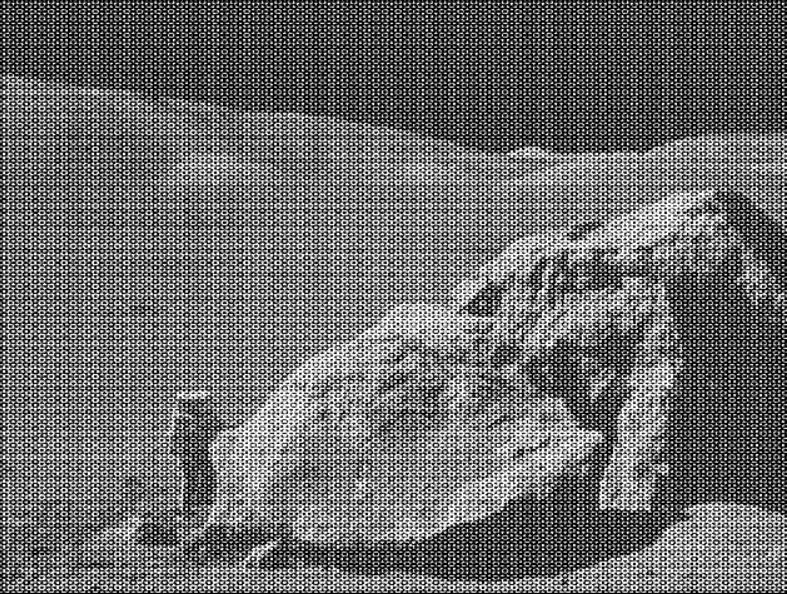
#> input picture periodic_noise.JPG, 787 x 594 px, found by its file name
$ jupyter execute 'ДЗ-5.ipynb'
#> lines starting #> are read from the running program, lines starting #| are printed output that depends on the picture; after the words box and inside, x2 and y2 are one past the last pixel; in counts of white or black regions, pixels touching at a corner belong together
[cell 1]
import numpy as np
import cv2 as cv
from matplotlib import pyplot as plt

img = cv.imread('periodic_noise.jpg', cv.IMREAD_GRAYSCALE)
#> img: shape (594, 787); min 0, max 255, mean 107.6
if img is None:
    raise FileNotFoundError('Файл periodic_noise.jpg должен лежать рядом с ноутбуком')

dft = cv.dft(np.float32(img),flags = cv.DFT_COMPLEX_OUTPUT)
dft_shift = np.fft.fftshift(dft, axes=(0, 1))

magnitude_spectrum = 20 * np.log(cv.magnitude(dft_shift[:, :, 0], dft_shift[:, :, 1]) + 1)
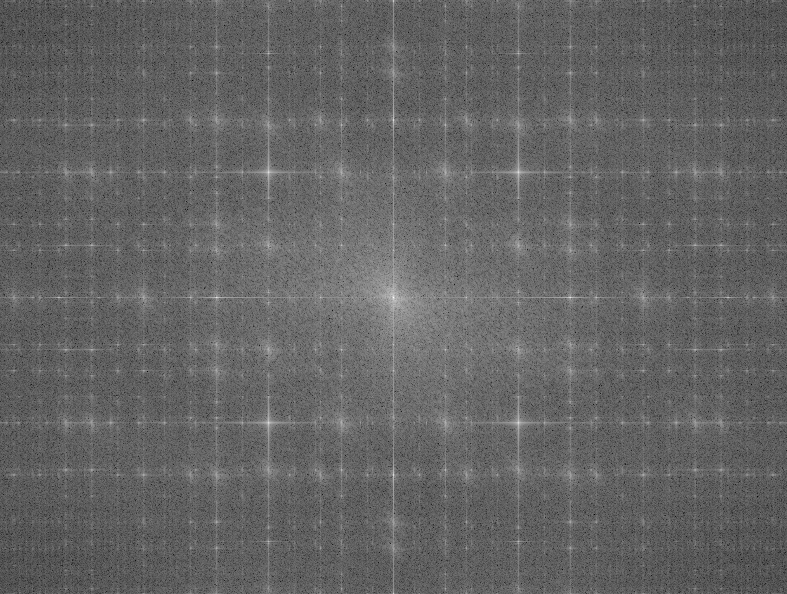
#> magnitude_spectrum: shape (594, 787) float32; min 64.48, max 354.7, mean 178.8; drawn with min black and max white

plt.subplot(121),plt.imshow(img, cmap = 'gray')
plt.title('Input Image'), plt.xticks([]), plt.yticks([])
plt.subplot(122),plt.imshow(magnitude_spectrum, cmap = 'gray')
plt.title('Magnitude Spectrum'), plt.xticks([]), plt.yticks([])
plt.show()

[cell 2]
mask = np.zeros((img.shape[0],img.shape[1],2),np.uint8)
centerX, centerY = (int(img.shape[0] / 2),int(img.shape[1] / 2))
#> centerX = 297; centerY = 393
mask[centerX-50:centerX+50, centerY - 50:centerY+50,:] = 1

[cell 3]
plt.imshow(mask[:,:,0], cmap = 'gray')

[cell 4]
dft_shift = dft_shift*mask

[cell 5]
filtering_magn_res = 20 * np.log(cv.magnitude(dft_shift[:, :, 0], dft_shift[:, :, 1]) + 1)
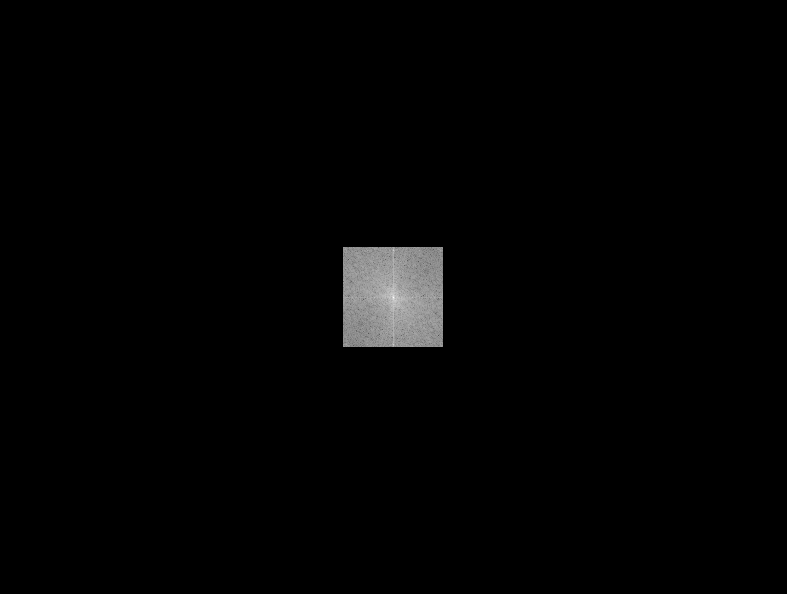
#> filtering_magn_res: shape (594, 787) float32; min 0, max 354.7, mean 4.5; drawn with min black and max white
plt.imshow(filtering_magn_res, cmap='gray')

[cell 6]
f_ishift = np.fft.ifftshift(dft_shift, axes=(0, 1))
img_back = cv.idft(f_ishift, flags=cv.DFT_SCALE | cv.DFT_REAL_OUTPUT)
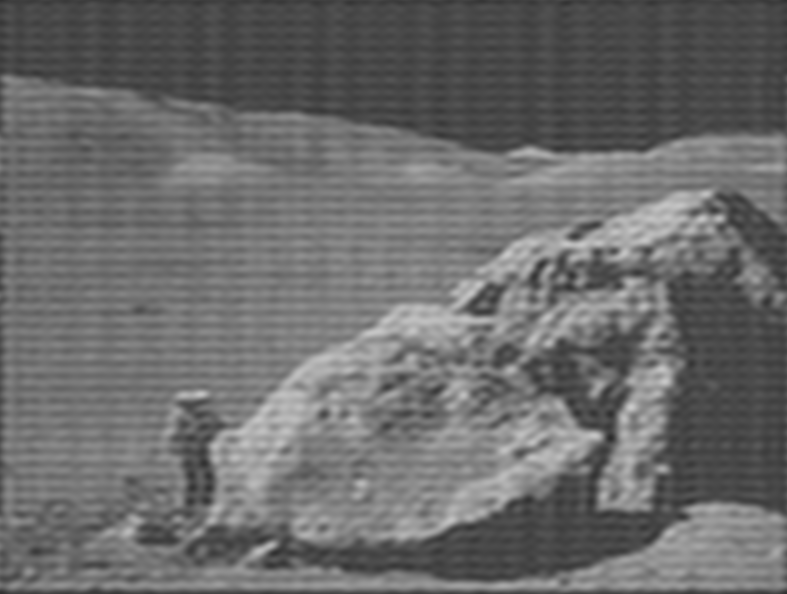
#> img_back: shape (594, 787) float32; min 42.84, max 202.5, mean 107.6

[cell 7]
plt.figure(figsize=(10, 4))
plt.subplot(1, 2, 1)
plt.imshow(img, cmap='gray')
plt.title('Input Image')
plt.xticks([]), plt.yticks([])
plt.subplot(1, 2, 2)
plt.imshow(img_back, cmap='gray')
plt.title('Filtered image')
plt.xticks([]), plt.yticks([])
plt.tight_layout()
plt.show()

# Task 1. Реализуйте высокочастотную фильтрацию на основе ядра Гаусса

[cell 8]
sigma = 3
blur = cv.GaussianBlur(img.astype(np.float32), (0, 0), sigma)
high_pass = img.astype(np.float32) - blur
high_pass = cv.normalize(high_pass, None, 0, 255, cv.NORM_MINMAX)

plt.figure(figsize=(10, 4))
plt.subplot(121), plt.imshow(img, cmap='gray'), plt.title('Исходное')
plt.subplot(122), plt.imshow(high_pass, cmap='gray'), plt.title('ВЧ-фильтрация')
plt.show()

# Task 2. Реализуйте вычисление свертки с помощью преобразования Фурье

[cell 9]
kernel = cv.getGaussianKernel(9, 2)
kernel = kernel @ kernel.T
h, w = img.shape
#> h = 594; w = 787
kh, kw = kernel.shape
shape = (h + kh - 1, w + kw - 1)
#> shape = (602, 795)

F_img = np.fft.fft2(img, shape)
F_kernel = np.fft.fft2(kernel, shape)
conv = np.fft.ifft2(F_img * F_kernel).real
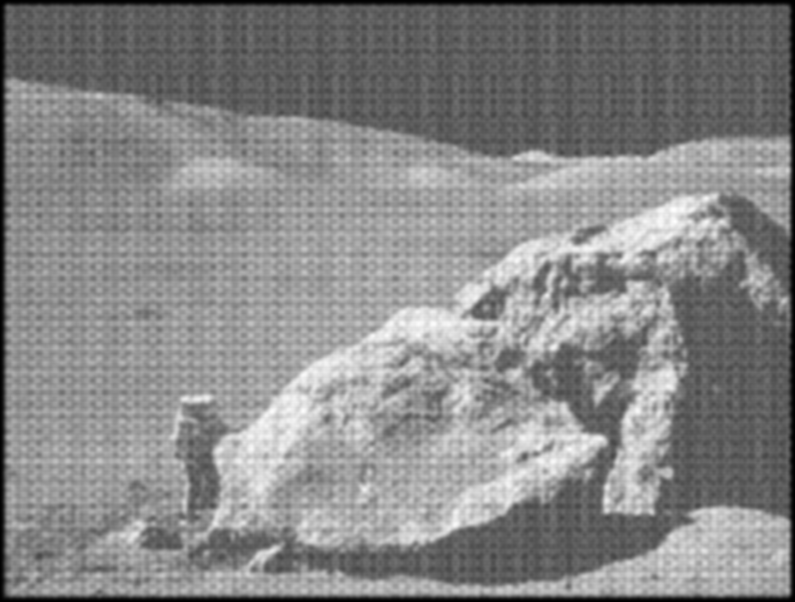
#> conv: shape (602, 795) float64; min -1.13e-14, max 198.2, mean 105.1; drawn with min black and max white
conv = conv[kh//2:kh//2+h, kw//2:kw//2+w]
#> conv: shape (594, 787) float64

# Проверка: сравниваем FFT-свёртку с обычной (с нулевыми границами).
check = cv.filter2D(img.astype(np.float32), -1, kernel, borderType=cv.BORDER_CONSTANT)
error = np.max(np.abs(conv - check))
#> error = 0.000102
print(f'Максимальная разница с cv.filter2D: {error:.6f}')
#| Максимальная разница с cv.filter2D: 0.000102
assert np.allclose(conv, check, atol=1e-3)

plt.imshow(conv, cmap='gray', vmin=0, vmax=255)
plt.title('Свёртка через FFT')
plt.axis('off')
plt.show()

# Task 3. Реализуйте удаление периодического шума с помощью преобразования Фурье

[cell 10]
F = np.fft.fftshift(np.fft.fft2(img))
spectrum = np.log1p(np.abs(F))
h, w = img.shape
cy, cx = h // 2, w // 2
#> cy = 297; cx = 393
Y, X = np.ogrid[:h, :w]
#> Y = 594 values from 0 to 593

# Находим яркие пики периодического шума в спектре.
score = spectrum - cv.GaussianBlur(spectrum, (0, 0), 3)
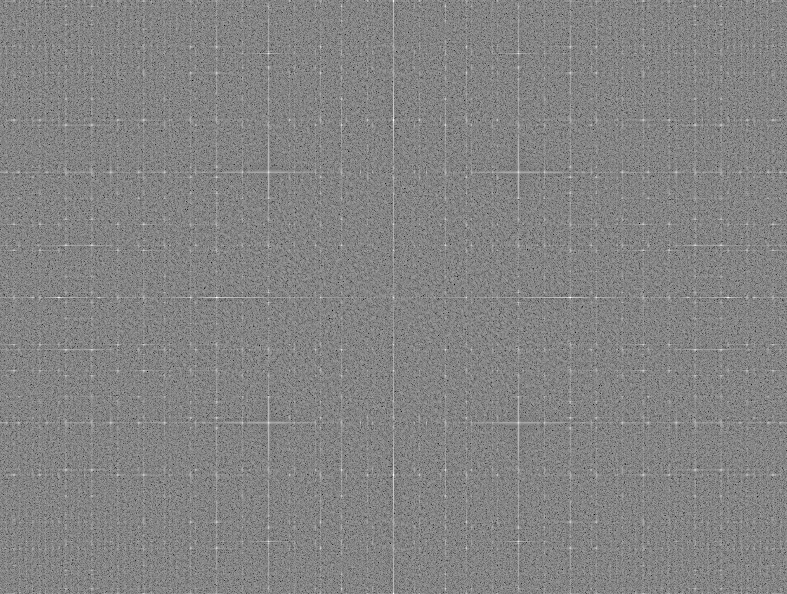
#> score: shape (594, 787) float64; min -5.53, max 5.17, mean 0.000357; drawn with min black and max white
score[(Y-cy)**2 + (X-cx)**2 < 25**2] = 0
#> score: shape (594, 787) float64; 0.42% of pixels changed, all inside (x1, y1, x2, y2) = (369, 273, 418, 322)
local_max = cv.dilate(score.astype(np.float32), np.ones((5, 5), np.uint8))
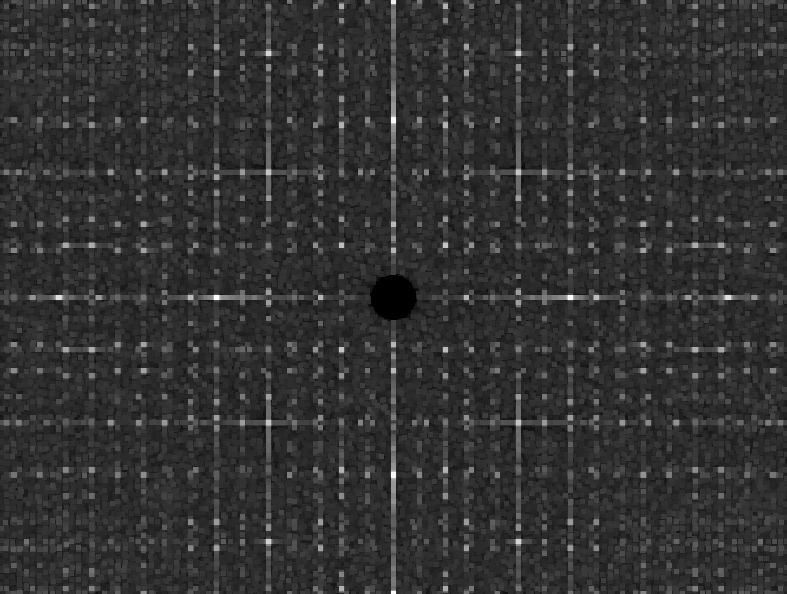
#> local_max: shape (594, 787) float32; min 0, max 5.17, mean 1.03; drawn with min black and max white
peaks = np.argwhere((score > 2.2) & (score >= local_max - 1e-4))
#> peaks = 413 pairs, first value 0 to 593, second value 6 to 780
peaks = sorted(peaks, key=lambda p: score[tuple(p)], reverse=True)

mask = np.ones((h, w), np.float32)
chosen = []
for y, x in peaks:
    if y < cy or (y == cy and x < cx):
        continue
    if any(np.hypot(y-py, x-px) < 10 for py, px in chosen):
        continue
    chosen.append((y, x))
    for yy, xx in [(y, x), ((2*cy-y) % h, (2*cx-x) % w)]:
        cv.circle(mask, (int(xx), int(yy)), 4, 0, -1)
    if len(chosen) == 100:
        break
#> this loop made 207 passes
#> (y, x) on passes 1 to 3: (297, 216), (297, 570), (593, 393)
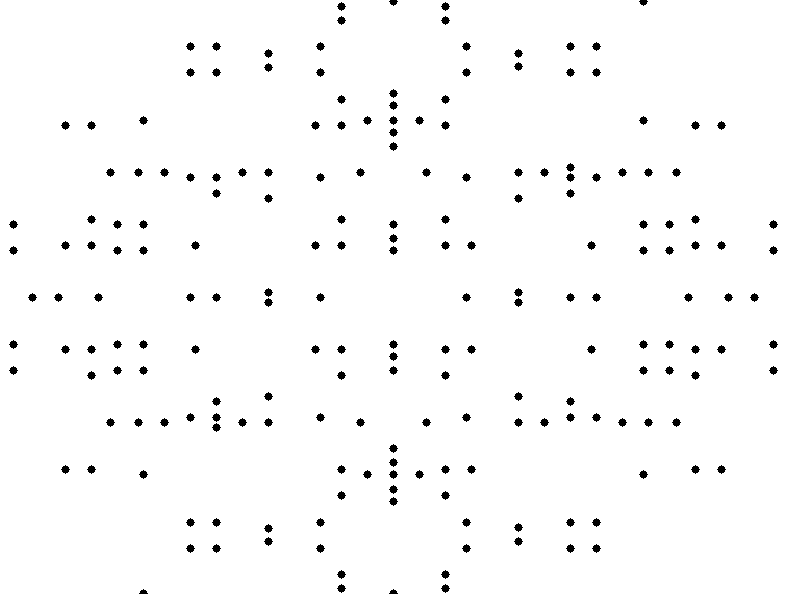
#> mask: shape (594, 787) float32; values 0 (black) and 1 (white), 97.9% white; 200 black regions, largest, box (x1, y1, x2, y2) and area: (337, 2, 346, 11) 49, (441, 2, 450, 11) 49, (337, 16, 346, 25) 49
#> after the loop, chosen = 100 pairs, first value 297 to 593, second value 13 to 773

mask = cv.GaussianBlur(mask, (0, 0), 1.5)
result = np.fft.ifft2(np.fft.ifftshift(F * mask)).real
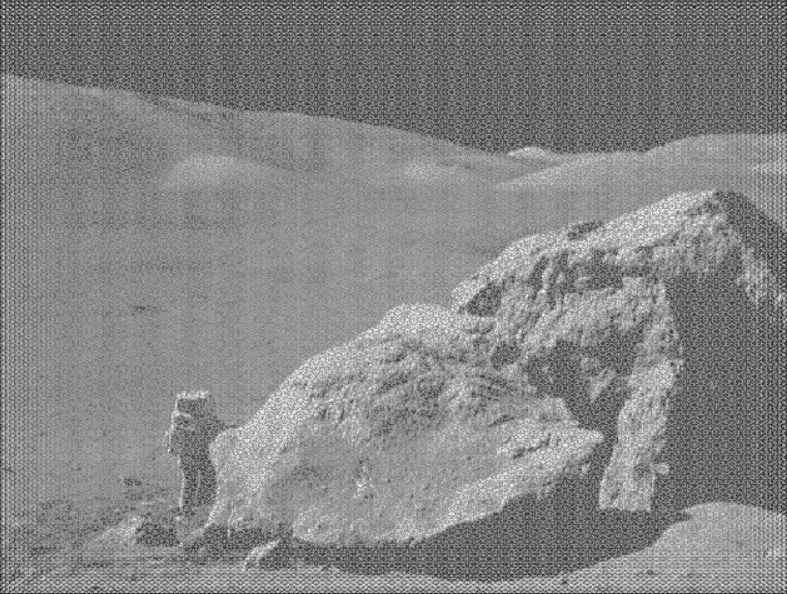
#> result: shape (594, 787) float64; min -63.61, max 264.2, mean 107.6; drawn with min black and max white

print(f'Найдено пар частотных пиков: {len(chosen)}')
#| Найдено пар частотных пиков: 100

fig, axes = plt.subplots(2, 2, figsize=(11, 8))
plots = [
    (img, 'До фильтрации', 0, 255),
    (spectrum, 'Спектр Фурье (до)', None, None),
    (mask, 'Маска: тёмные точки удаляются', 0, 1),
    (np.clip(result, 0, 255), 'После удаления шума', 0, 255),
]
for ax, (data, title, vmin, vmax) in zip(axes.flat, plots):
    ax.imshow(data, cmap='gray', vmin=vmin, vmax=vmax)
    ax.set_title(title)
    ax.axis('off')
#> this loop made 4 passes
#> (title, vmin, vmax) on passes 1 to 4: ('До фильтрации', 0, 255), ('Спектр Фурье (до)', None, None), ('Маска: тёмные точки удаляются', 0, 1), ('После удаления шума', 0, 255)
plt.tight_layout()
plt.show()
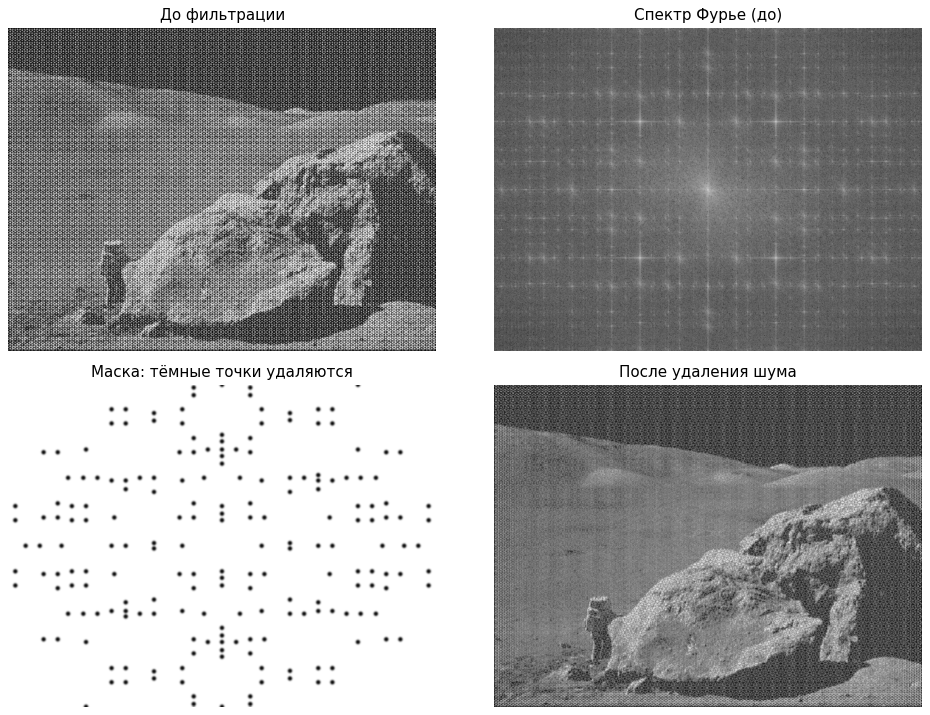
#> figure drawn by matplotlib, 4 panels

$ run again, with PICT4039.jpg copied over periodic_noise.JPG
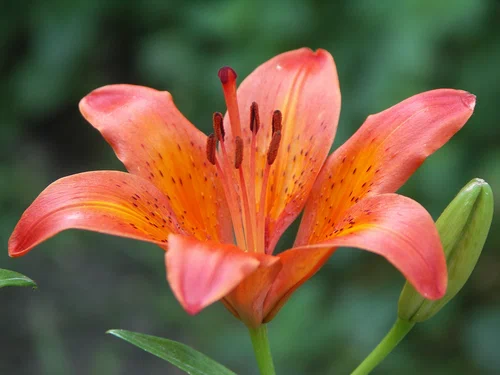
#> input picture PICT4039.jpg, 500 x 375 px, found by its file name
#> `conv = np.fft.ifft2(F_img * F_kernel).real`:
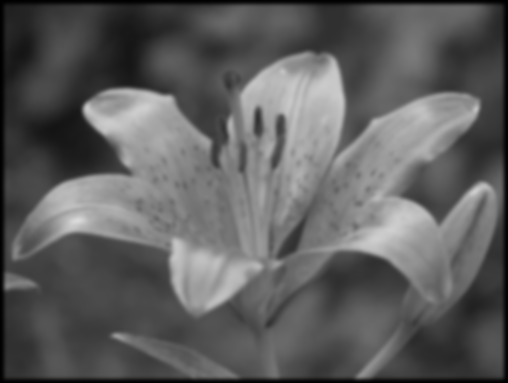
#> conv: shape (383, 508) float64; min 0.0267, max 218.3, mean 94.5
#> error = 0.000131
#| Максимальная разница с cv.filter2D: 0.000131
#> `local_max = cv.dilate(score.astype(np.float32), np.ones((5, 5), np.uin..`:
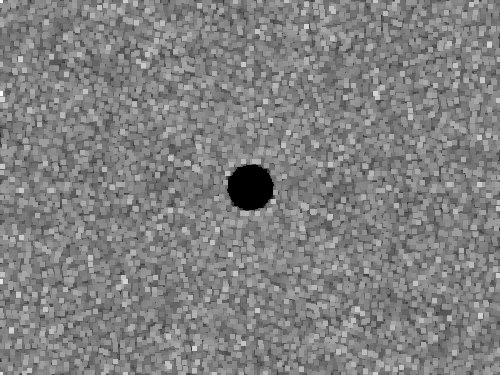
#> local_max: shape (375, 500) float32; min 0, max 1.69, mean 0.859; drawn with min black and max white
#> `peaks = np.argwhere((score > 2.2) & (score >= local_max - 1e-4))`: peaks = empty array
#> `peaks = sorted(peaks, key=lambda p: score[tuple(p)], reverse=True)`: peaks = []
#| Найдено пар частотных пиков: 0
#> the loop `for ax, (data, title, vmin, vmax) in zip(axes.flat, plots):` made 4 passes
#> (title, vmin, vmax) on passes 1 to 4: ('До фильтрации', 0, 255), ('Спектр Фурье (до)', None, None), ('Маска: тёмные точки удаляются', 0, 1), ('После удаления шума', 0, 255)

$ run again, with mykittycolor.jpg copied over periodic_noise.JPG
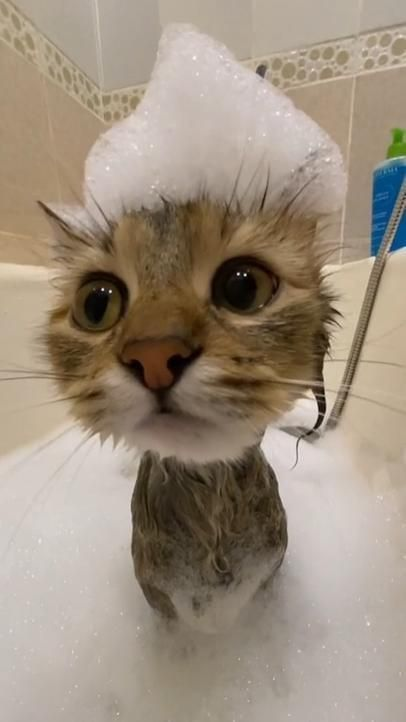
#> input picture mykittycolor.jpg, 406 x 722 px, found by its file name
#> error = 0.000125
#| Максимальная разница с cv.filter2D: 0.000125
#> `score[(Y-cy)**2 + (X-cx)**2 < 25**2] = 0`:
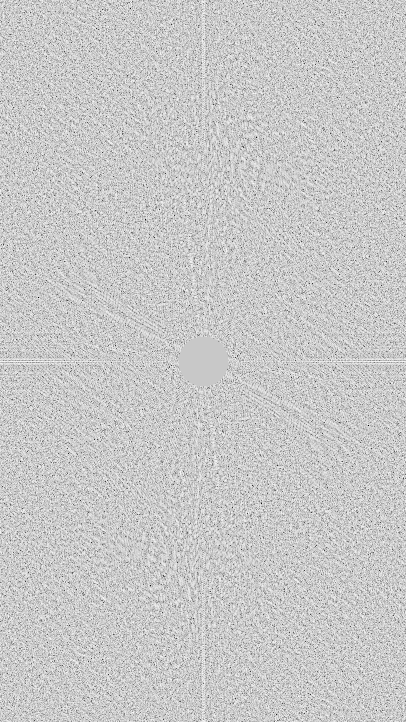
#> score: shape (722, 406) float64; min -5.4, max 1.45, mean -8.7e-05; drawn with min black and max white
#> `local_max = cv.dilate(score.astype(np.float32), np.ones((5, 5), np.uin..`:
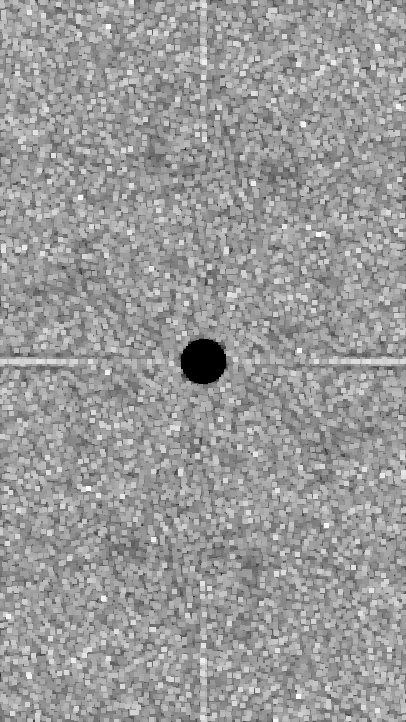
#> local_max: shape (722, 406) float32; min 0, max 1.45, mean 0.88; drawn with min black and max white
#> `peaks = np.argwhere((score > 2.2) & (score >= local_max - 1e-4))`: peaks = empty array
#> `peaks = sorted(peaks, key=lambda p: score[tuple(p)], reverse=True)`: peaks = []
#| Найдено пар частотных пиков: 0
#> the loop `for ax, (data, title, vmin, vmax) in zip(axes.flat, plots):` made 4 passes
#> (title, vmin, vmax) on passes 1 to 4: ('До фильтрации', 0, 255), ('Спектр Фурье (до)', None, None), ('Маска: тёмные точки удаляются', 0, 1), ('После удаления шума', 0, 255)
